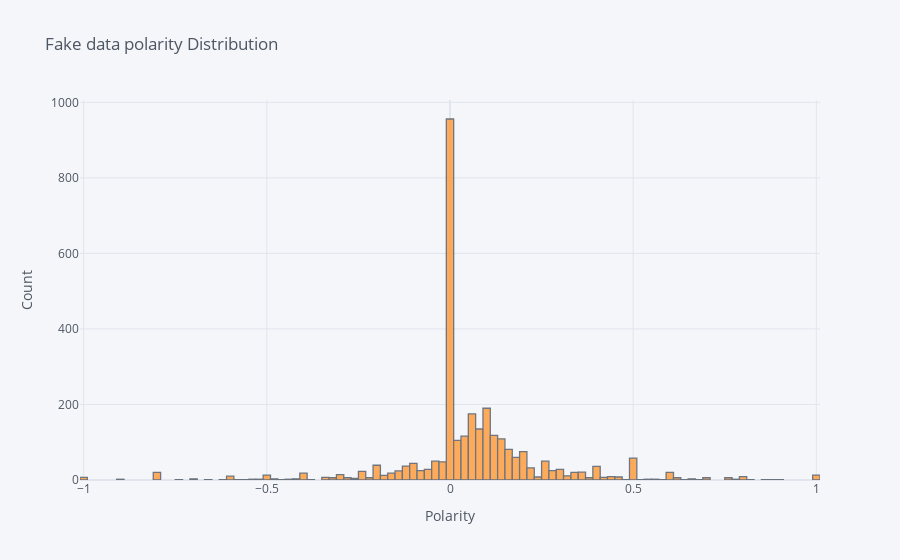

Notebook source saved alongside this figure:
### Code cell
#plotting polarity for fake samples
data_final_fake['polarity'].iplot(kind='hist',xTitle='Polarity ',yTitle='Count',title='Fake data polarity Distribution')

### Figure 1 — Plotly figure (JSON) as saved in the notebook; plotly's stock layout.template omitted (floating-point values rounded to 4 significant figures; data arrays with more than 128 entries replaced by an {"elided": "..."} marker saying what was removed)
{"data": [{"histfunc": "count", "histnorm": "", "marker": {"color": "rgba(255, 153, 51, 1.0)", "line": {"color": "#4D5663", "width": 1.3}}, "name": "polarity", "opacity": 0.8, "orientation": "v", "type": "histogram", "x": {"elided": "3000 float values"}}], "layout": {"barmode": "overlay", "legend": {"bgcolor": "#F5F6F9", "font": {"color": "#4D5663"}}, "paper_bgcolor": "#F5F6F9", "plot_bgcolor": "#F5F6F9", "title": {"font": {"color": "#4D5663"}, "text": "Fake data polarity Distribution"}, "xaxis": {"gridcolor": "#E1E5ED", "showgrid": true, "tickfont": {"color": "#4D5663"}, "title": {"font": {"color": "#4D5663"}, "text": "Polarity "}, "zerolinecolor": "#E1E5ED"}, "yaxis": {"gridcolor": "#E1E5ED", "showgrid": true, "tickfont": {"color": "#4D5663"}, "title": {"font": {"color": "#4D5663"}, "text": "Count"}, "zerolinecolor": "#E1E5ED"}}}
